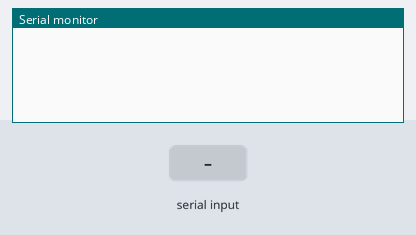
This sketch was run on a simulated Particle Photon. On the bench: the last lines printed to the serial monitor. The inputs (shaded band) are chosen by the test bench.

Above: at 1.2 s.
1.3 s: "90,45\n" received over the second serial link
At 2.5 s:
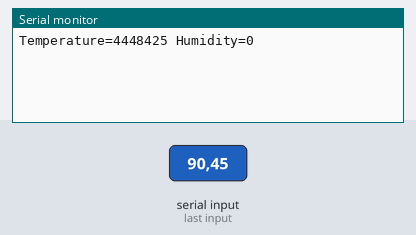
2.8 s: "2\n" received over the second serial link
At 3.9 s:
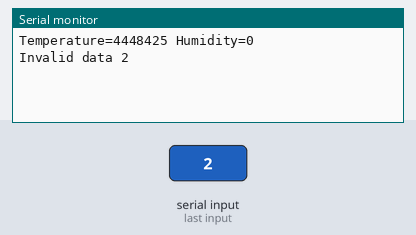

The sketch:

SerialStruct.ino
```cpp
#include "Particle.h"

// Const
const size_t READ_BUF_SIZE = 256;

// Structs
typedef struct
{
  float temperature;
  float humidity;
} MonitorData;

// Forward Decs
void processBuffer();
void handleMonitorData(const MonitorData &data);

// Global
int counter = 0;
unsigned long lastSend = 0;

char readBuf[READ_BUF_SIZE];
size_t readBufOffset = 0;

void setup()
{
  Serial.begin(9600);

  Serial1.begin(19200);
}

void loop()
{
  while (Serial1.available())
  {
    if (readBufOffset < READ_BUF_SIZE)
    {
      char c = Serial1.read();
      if (c != '\n')
      {
        // add char to buffer
        readBuf[readBufOffset++] = c;
      }
      else
      {
        // eol char found finish line
        readBuf[readBufOffset] = 0;
        processBuffer();
        readBufOffset = 0;
      }
    }
    else
    {
      Serial.println("readBuf overflow, emptying buffer");
      readBufOffset = 0;
    }
  }
}

void processBuffer()
{
  MonitorData data;

  if (sscanf(readBuf, "%d, %d", &data.temperature, &data.humidity) == 2)
  {
    handleMonitorData(data);
  }
  else
  {
    Serial.printlnf("Invalid data %s", readBuf);
  }
}

void handleMonitorData(const MonitorData &data)
{
  Serial.printlnf("Temperature=%d Humidity=%d", data.temperature, data.humidity);
}
```

Measured:
- after the input at 1.3 s, the serial monitor: prints a new line at once (image 1)
- after the input at 2.8 s, the serial monitor: prints a new line at once (image 2)
